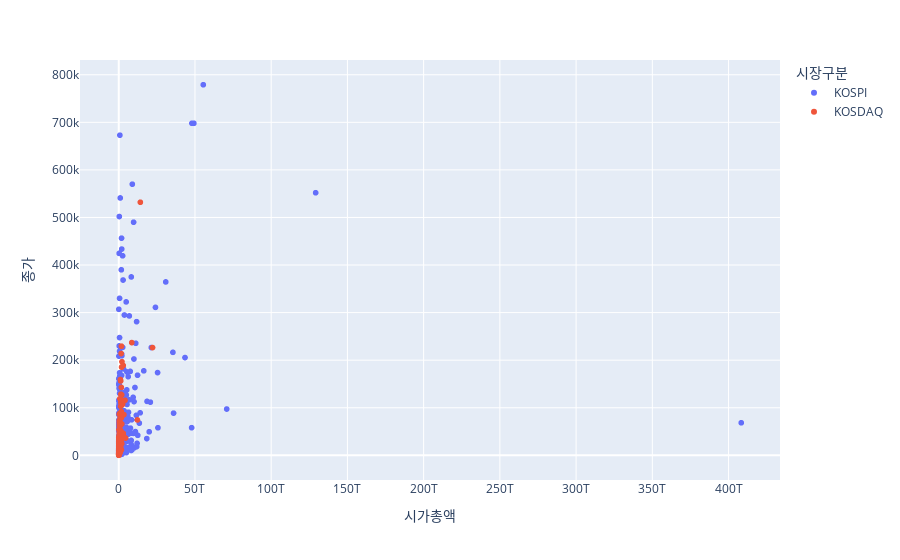

This figure's notebook cell:
### Code cell
import plotly.express as px

fig = px.scatter(KOSPIKOSDAQ, x="시가총액", y="종가",
                 color="시장구분", # 시장구분 열의 값에 따라서 색깔 표현
                #  size="시가총액", # 시가총액 에 따라 크기를 변화
                 hover_data=["종목명"]
                )
fig.show()

### Figure 1 — Plotly figure (JSON) as saved in the notebook; plotly's stock layout.template omitted (floating-point values rounded to 4 significant figures; data arrays with more than 128 entries replaced by an {"elided": "..."} marker saying what was removed)
{"data": [{"customdata": {"elided": "948x1 str values"}, "hovertemplate": "시장구분=KOSPI<br>시가총액=%{x}<br>종가=%{y}<br>종목명=%{customdata[0]}<extra></extra>", "legendgroup": "KOSPI", "marker": {"color": "#636efa", "symbol": "circle"}, "mode": "markers", "name": "KOSPI", "showlegend": true, "type": "scattergl", "x": {"elided": "948 int values"}, "xaxis": "x", "y": {"elided": "948 int values"}, "yaxis": "y"}, {"customdata": {"elided": "1639x1 str values"}, "hovertemplate": "시장구분=KOSDAQ<br>시가총액=%{x}<br>종가=%{y}<br>종목명=%{customdata[0]}<extra></extra>", "legendgroup": "KOSDAQ", "marker": {"color": "#EF553B", "symbol": "circle"}, "mode": "markers", "name": "KOSDAQ", "showlegend": true, "type": "scattergl", "x": {"elided": "1639 int values"}, "xaxis": "x", "y": {"elided": "1639 int values"}, "yaxis": "y"}], "layout": {"legend": {"title": {"text": "시장구분"}, "tracegroupgap": 0}, "margin": {"t": 60}, "xaxis": {"anchor": "y", "domain": [0, 1], "title": {"text": "시가총액"}}, "yaxis": {"anchor": "x", "domain": [0, 1], "title": {"text": "종가"}}}}
